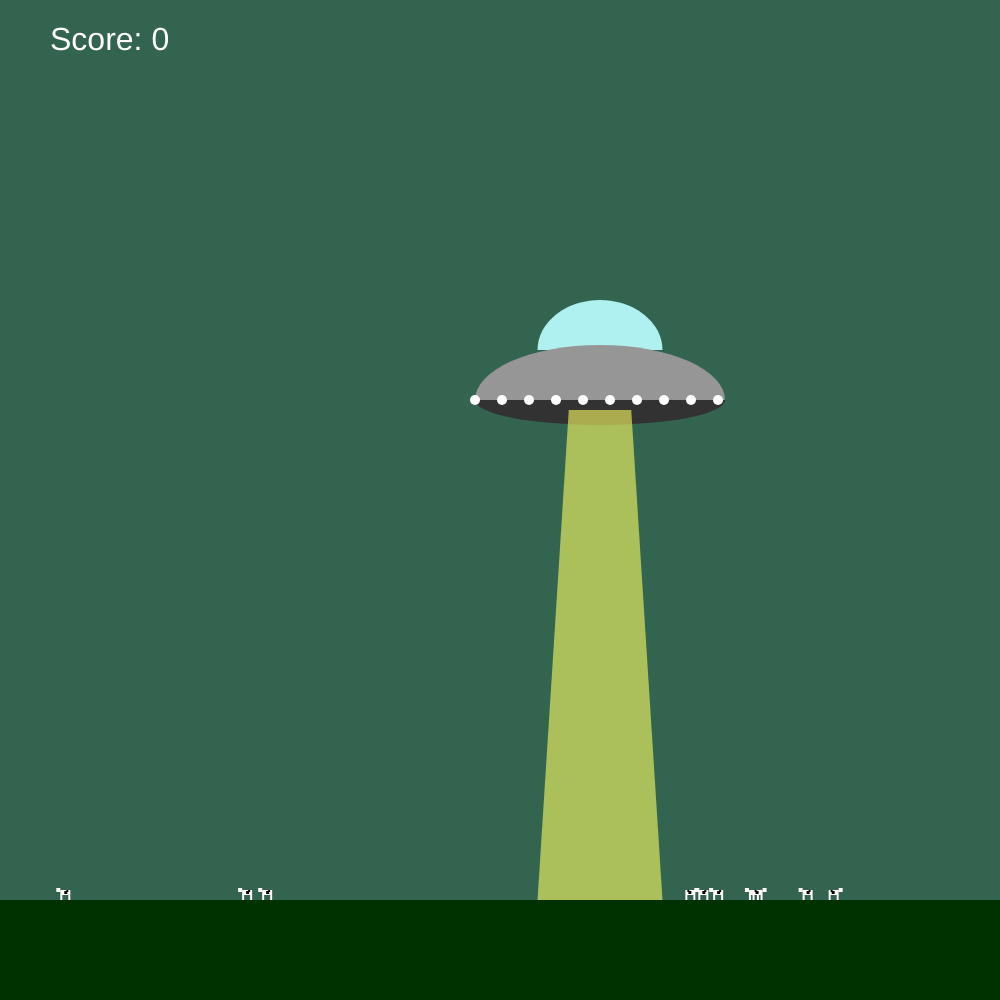
Frame 1 (no input)
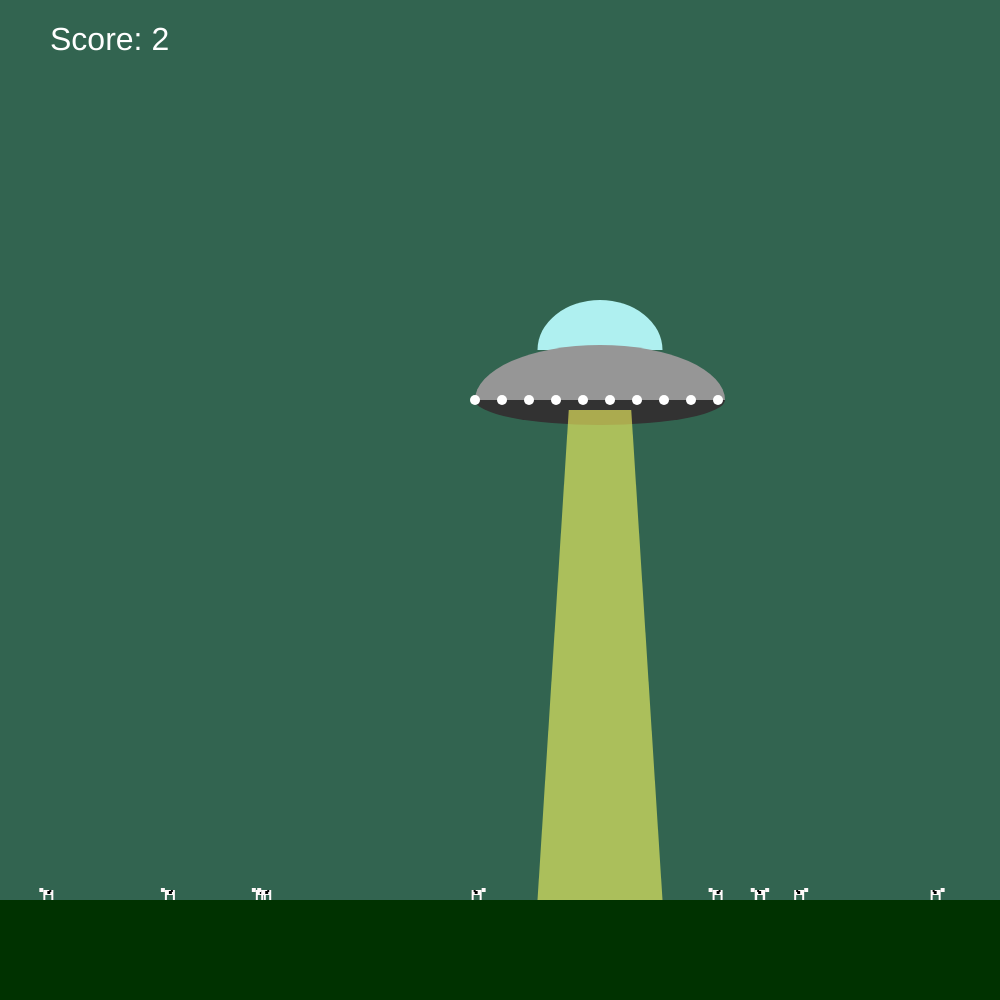
Frame 60 (no input)
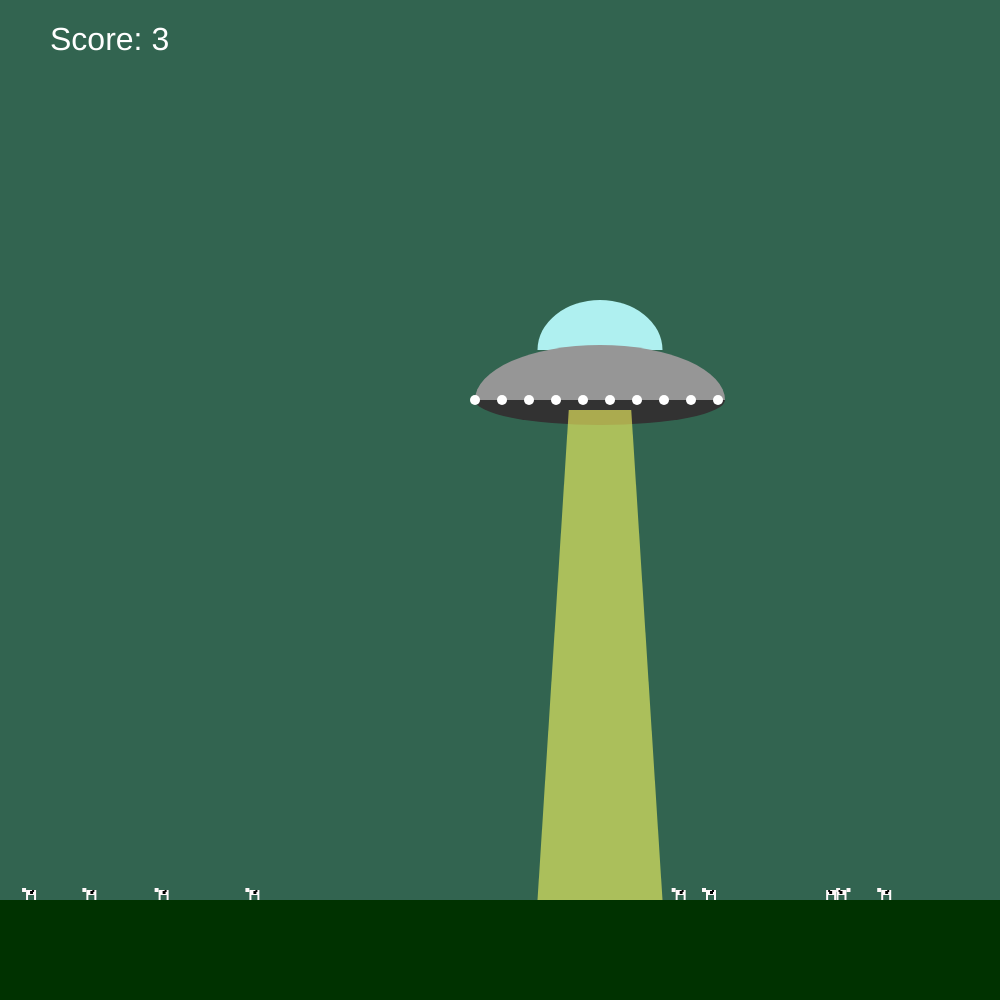
Frame 120 (the mouse pressed at the canvas centre since frame 60)

The p5.js sketch that drew these frames (run headless with seeded random() and noise() and a simulated clock; from frame 60 on, the mouse is pressed at the canvas centre):

// p5.js sketch
// ── sketch.js
let flying_nlo = {
    x: 600,
    y: 400,
    width: 250,
    height: 100,
    color_1: '#AFF0F0',
    color_2: '#969696',

    draw_signal: function(){
        fill(255);
        for(let i = 0; i < 10; i++)
            circle(this.x - this.width/2 + i * 27, this.y, 10);
    },

    change_pos: function(direction){
        this.x += direction;
    },

    draw_fly: function(){
        fill(this.color_1);
        arc(this.x, this.y - this.height/2, this.width/2, this.height, PI, TWO_PI);
        fill(this.color_2);
        arc(this.x, this.y, this.width, this.height + 10, PI, TWO_PI);
        fill(50);
        arc(this.x, this.y, this.width, this.height/2, 0, PI);
        this.draw_signal();  
    },

    beam: function(){
        fill(255,255,100,150);
        
        beginShape();
        vertex(this.x - this.width/8, this.y + 10);
        vertex(this.x + this.width/8, this.y + 10);
        vertex(this.x + this.width/4, height - 100);
        vertex(this.x - this.width/4, height - 100);
        endShape();
    },

    // проверка на столкновение 
    check_cow_in_beam: function(cow) {
        return cow.x > this.x - this.width/4 && cow.x < this.x + this.width/4 && cow.y > this.y;
    }
};

let cows = [];
let score = 0;

function Cow(x, y, direction) {
    this.x = x;
    this.y = y;
    this.direction = direction;

    this.walk = function() {
        this.x += this.direction;
    };

    this.draw = function() {
        push();
        translate(this.x, this.y);
        if (this.direction > 0) {
            scale(-1, 1);
        }

        fill(255, 250, 250);
        rect(0, -10, 10, 5);
        
        rect(0, -5, 2, 5);
        rect(8, -5, 2, 5);

        rect(-4, -12, 4, 4);
        
        fill(0);
        rect(4, -9, 3, 3);
        rect(6, -10, 2, 2);

        pop();
    };
}

function CowManager() {
    let countCows = 10;

    this.update = function() {
        // Если количество коров меньше 10, создаём новые
        while (cows.length < countCows) {
            cows.push(new Cow(random(0, width), height - 100, random(-2, 2)));
        }

        for (let i = 0; i < cows.length; i++) {
            cows[i].walk();

            // Если корова вышла за границы экрана, переносим её на другую сторону
            if (cows[i].x > width + 100)
                cows[i].x = 0;
            else if (cows[i].x < -100)
                cows[i].x = width;

            // Попала ли корова в луч?
            if (flying_nlo.check_cow_in_beam(cows[i])) {
                score++;  // Увеличиваем счётчик
                cows[i].x = random(0, width);  // Телепортируем корову в новое случайное место
                cows[i].y = height - 100;  // Обновляем её позицию по оси Y
                cows[i].direction = random(-2, 2);  // Рандомизируем её движение
            }
        }
    };

    this.draw = function() {
        // Рисуем всех коров
        for (let i = 0; i < cows.length; i++) {
            cows[i].draw();
        }
    };

    return this;
}

function setup() {
    createCanvas(1000, 1000);
    frameRate(20);
    noStroke();
}

function draw() {
    background(50, 100, 80);

    // Создаём и обновляем менеджер коров
    let cowManager = new CowManager();
    cowManager.update();
    cowManager.draw();

    // Рисуем землю
    fill(0, 50, 0);
    rect(0, height - 100, width, 100);

    // Рисуем НЛО
    flying_nlo.draw_fly();
    flying_nlo.beam();

    // Отображаем счёт
    fill(255);
    textSize(32);
    text("Score: " + score, 50, 50);

    // Управление НЛО
    if (keyIsDown(LEFT_ARROW))
        flying_nlo.change_pos(-4);
    if (keyIsDown(RIGHT_ARROW))
        flying_nlo.change_pos(4);
}
